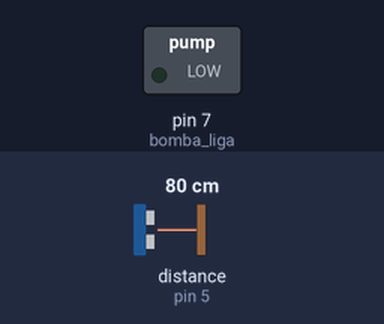
Simulated run of this sketch. Board: Arduino Uno, built with avr-gcc and run on an emulated ATmega328P. On the bench: switched loads named in the sketch (green lamp = pin HIGH). The inputs (shaded band) are chosen by the test bench; at power-on: distance to the obstacle (sensor on pin 5) 80 cm. The echo pulse lasts 58.3 µs per cm; what the sketch prints to the serial monitor is not drawn.

Above: at 1.5 s.
At 4.5 s:
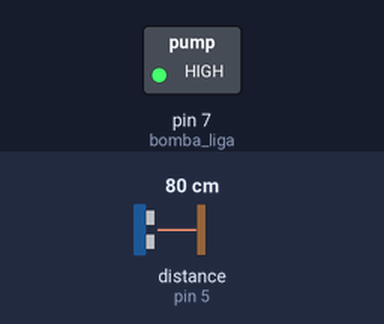
Timing chart, 0 to 6.5 s (numbered marks = the images above):
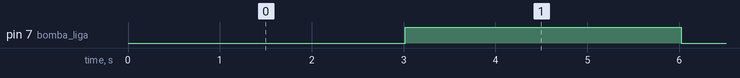

The sketch:

captacao_agua_de_chuva.ino
```cpp
//Autor: SEH

//Carrega a biblioteca do sensor ultrassonico
#include <Ultrasonic.h>

//Define os pinos para o trigger e echo
#define pino_trigger 4
#define pino_echo 5

//Porta ligada ao pino IN1 do modulo
int bomba_liga = 7;

//Inicializa o sensor nos pinos definidos acima
Ultrasonic ultrasonic(pino_trigger, pino_echo);

void setup()
{
  Serial.begin(9600);
  Serial.println("Lendo dados do sensor...");
}

void loop()
{
  //Le as informacoes do sensor, em cm e pol
  float cmMsec, inMsec;
  long microsec = ultrasonic.timing();
  cmMsec = ultrasonic.convert(microsec, Ultrasonic::CM);
  inMsec = ultrasonic.convert(microsec, Ultrasonic::IN);
  //Exibe informacoes no serial monitor
  Serial.print("Distancia em cm: ");
  Serial.print(cmMsec);
  Serial.print(" - Distancia em polegadas: ");
  Serial.println(inMsec);
  delay(1000);

  {
  //Define pinos para o rele como saida
  pinMode(bomba_liga, OUTPUT);

}
{
  digitalWrite(bomba_liga, LOW);  //Liga rele 1
  delay(2000);
  digitalWrite(bomba_liga, HIGH); //Desliga rele 1
  delay(2000);
}
}
```

Measured:
- by itself, pin 7 (bomba_liga): alternates HIGH for 3.0 s and LOW for 2.0 s
